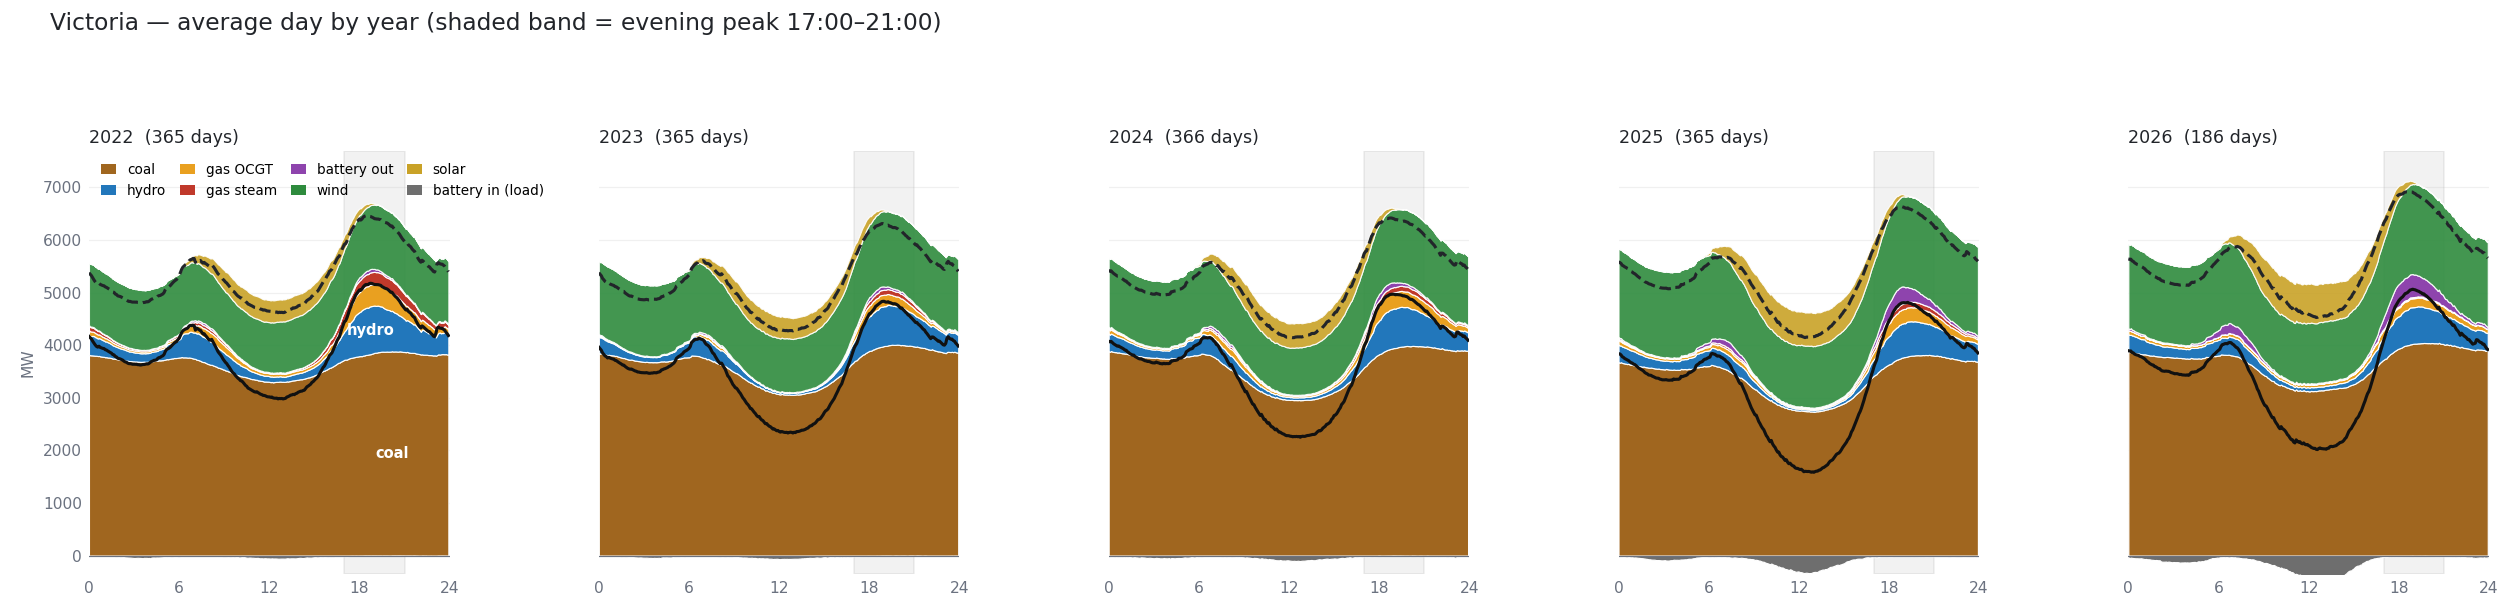

This chart was generated by the following Python code:
"""Deliverable 3 — who serves the evening peak, and how often.

Writes peaks.md (tables) and peaks.png (yearly average evening peak, stacked).

Four things per fuel:
  running level   mean MW in the peak window vs the midday trough vs all day
  peak share      % of the energy dispatched during 17:00-21:00
  appearance      % of days on which the fuel is active (>10 MW) at any point in
                  the peak, and % of peak STEPS on which it is active
  peak ramp       mean(peak) - mean(trough): how much the fuel is turned UP to
                  serve the evening rise, and its share of the total turn-up.
                  This is the number that matters for a demand-shift study --
                  running level tells you who is on, ramp tells you who responds.

    python3 dispatch_study/peaks.py
"""
from __future__ import annotations

import sys
from pathlib import Path

import numpy as np
import pandas as pd
import matplotlib
matplotlib.use("Agg")
import matplotlib.pyplot as plt

sys.path.insert(0, str(Path(__file__).resolve().parent))
from common import (load, slot, in_hours, mean_day, draw_day_stack, FUELS,   # noqa: E402
                    RENEW, ALL_DISPATCH, PEAK_HOURS, TROUGH_HOURS, ACTIVE_MW,
                    OUT, LABEL, INK, MUTED, DT)

COLS = FUELS + RENEW + ["battery_charging", "demand_mw", "net_demand"]


def table(t: pd.DataFrame) -> pd.DataFrame:
    pk = in_hours(t.index, *PEAK_HOURS)
    tr = in_hours(t.index, *TROUGH_HOURS)
    day = t.index.normalize()
    rows = []
    peak_e = t.loc[pk, ALL_DISPATCH].clip(lower=0).sum() * DT
    for f in ALL_DISPATCH:
        x = t[f].values
        mp, mt, ma = x[pk].mean(), x[tr].mean(), x.mean()
        # active on a day = at least one peak step above ACTIVE_MW
        act_day = t.loc[pk].groupby(day[pk])[f].max() > ACTIVE_MW
        rows.append({
            "fuel": LABEL[f],
            "mean all-day (MW)": ma,
            "mean trough 11-14 (MW)": mt,
            "mean peak 17-21 (MW)": mp,
            "% of peak energy": 100 * peak_e[f] / peak_e.sum(),
            "% days active in peak": 100 * act_day.mean(),
            "% peak steps active": 100 * (x[pk] > ACTIVE_MW).mean(),
            "peak ramp (MW)": mp - mt,
        })
    d = pd.DataFrame(rows).set_index("fuel")
    # battery charging is a LOAD: reducing it serves the peak, so its contribution
    # to the turn-up is the REDUCTION (trough - peak), i.e. minus its ramp.
    contrib = d["peak ramp (MW)"].copy()
    contrib[LABEL["battery_charging"]] *= -1
    d["% of total turn-up"] = 100 * contrib / contrib.clip(lower=0).sum()
    return d


def md(d: pd.DataFrame, cols, title, fmt) -> list[str]:
    L = [f"### {title}", "",
         "| fuel | " + " | ".join(cols) + " |",
         "| --- |" + " ---: |" * len(cols)]
    for f, r in d.iterrows():
        L.append(f"| {f} | " + " | ".join(fmt[c](r[c]) for c in cols) + " |")
    return L + [""]


def main():
    t = load()
    OUT.mkdir(exist_ok=True)
    f1 = lambda v: f"{v:,.1f}"
    f0 = lambda v: f"{v:,.0f}"
    pc = lambda v: f"{v:.1f}%"

    L = ["# Who serves the Victorian evening peak", "",
         f"Source: `data/preprocessed/hist/5min/net_dispatch_ren/table.parquet`, "
         f"{len(t):,} five-minute intervals, {t.index[0].date()} to {t.index[-1].date()}. "
         "All local (AEST) time.", "",
         f"**Evening peak** = {PEAK_HOURS[0]}:00–{PEAK_HOURS[1]}:00, chosen from the data "
         f"(mean demand exceeds 5,900 MW across exactly these hours and tops out 18:00–19:00). "
         f"**Midday trough** = {TROUGH_HOURS[0]}:00–{TROUGH_HOURS[1]}:00, the daily minimum. "
         f"**Active** = output above {ACTIVE_MW:.0f} MW.", ""]

    d = table(t)
    L += md(d, ["mean all-day (MW)", "mean trough 11-14 (MW)", "mean peak 17-21 (MW)",
                "% of peak energy"],
            "Running level — who is ON during the peak",
            {"mean all-day (MW)": f1, "mean trough 11-14 (MW)": f1,
             "mean peak 17-21 (MW)": f1, "% of peak energy": pc})
    L += md(d, ["% days active in peak", "% peak steps active"],
            "Appearance — how often each fuel shows up in the peak at all",
            {"% days active in peak": pc, "% peak steps active": pc})
    L += md(d, ["peak ramp (MW)", "% of total turn-up"],
            "Peak ramp — who is turned UP to serve the evening rise",
            {"peak ramp (MW)": lambda v: f"{v:+,.1f}", "% of total turn-up": pc})
    L += ["_Battery charging is a load: it contributes to the turn-up by "
          "*reducing*, so its ramp is negative and its turn-up share is the "
          "magnitude of that reduction._", ""]

    # ---- per-year evening peak ----
    L += ["## Yearly evening peak", "",
          "| year | days | mean peak demand (MW) | mean peak net demand (MW) | "
          "peak hour | trough→peak net-demand rise (MW) |",
          "| --- | ---: | ---: | ---: | ---: | ---: |"]
    for y, sub in t.groupby(t.index.year):
        pk = in_hours(sub.index, *PEAK_HOURS); tr = in_hours(sub.index, *TROUGH_HOURS)
        prof = sub.groupby(sub.index.hour)["demand_mw"].mean()
        L.append(f"| {y} | {len(sub)//288} | {sub.loc[pk,'demand_mw'].mean():,.0f} | "
                 f"{sub.loc[pk,'net_demand'].mean():,.0f} | {prof.idxmax():02d}:00 | "
                 f"{sub.loc[pk,'net_demand'].mean()-sub.loc[tr,'net_demand'].mean():,.0f} |")
    L += ["", "_2021 excluded (Oct–Dec only); 2026 runs to 5 July._", ""]

    # ---- per-year turn-up composition ----
    L += ["## Peak turn-up composition by year (% of the evening turn-up)", "",
          "| year | " + " | ".join(LABEL[f] for f in ALL_DISPATCH) + " |",
          "| --- |" + " ---: |" * len(ALL_DISPATCH)]
    for y, sub in t.groupby(t.index.year):
        dy = table(sub)
        L.append(f"| {y} | " + " | ".join(
            f"{dy.loc[LABEL[f], '% of total turn-up']:.1f}%" for f in ALL_DISPATCH) + " |")
    L.append("")

    (OUT / "peaks.md").write_text("\n".join(L) + "\n")
    print("\n".join(L))
    print(f"\nwrote {OUT/'peaks.md'}")

    # ---- figure: average day per year ----
    years = sorted(t.index.year.unique())
    fig, axes = plt.subplots(1, len(years), figsize=(3.6 * len(years), 4.4), sharey=True)
    profs = [mean_day(t[t.index.year == y], COLS) for y in years]
    ymax = max(float(p[FUELS + RENEW].sum(1).max()) for p in profs)
    for i, (y, p) in enumerate(zip(years, profs)):
        nd = len(t[t.index.year == y]) // 288
        draw_day_stack(axes[i], p, f"{y}  ({nd} days)", legend=(i == 0),
                       label_bands=(i == 0), ylim=(-350, ymax * 1.08))
        if i == 0:
            axes[i].set_ylabel("MW", fontsize=8, color=MUTED)
    fig.suptitle("Victoria — average day by year (shaded band = evening peak 17:00–21:00)",
                 fontsize=12, color=INK, x=0.02, ha="left")
    fig.tight_layout(rect=[0, 0, 1, 0.90])
    fig.savefig(OUT / "peaks.png", dpi=140, facecolor="white"); plt.close(fig)
    print(f"wrote {OUT/'peaks.png'}")


if __name__ == "__main__":
    main()
